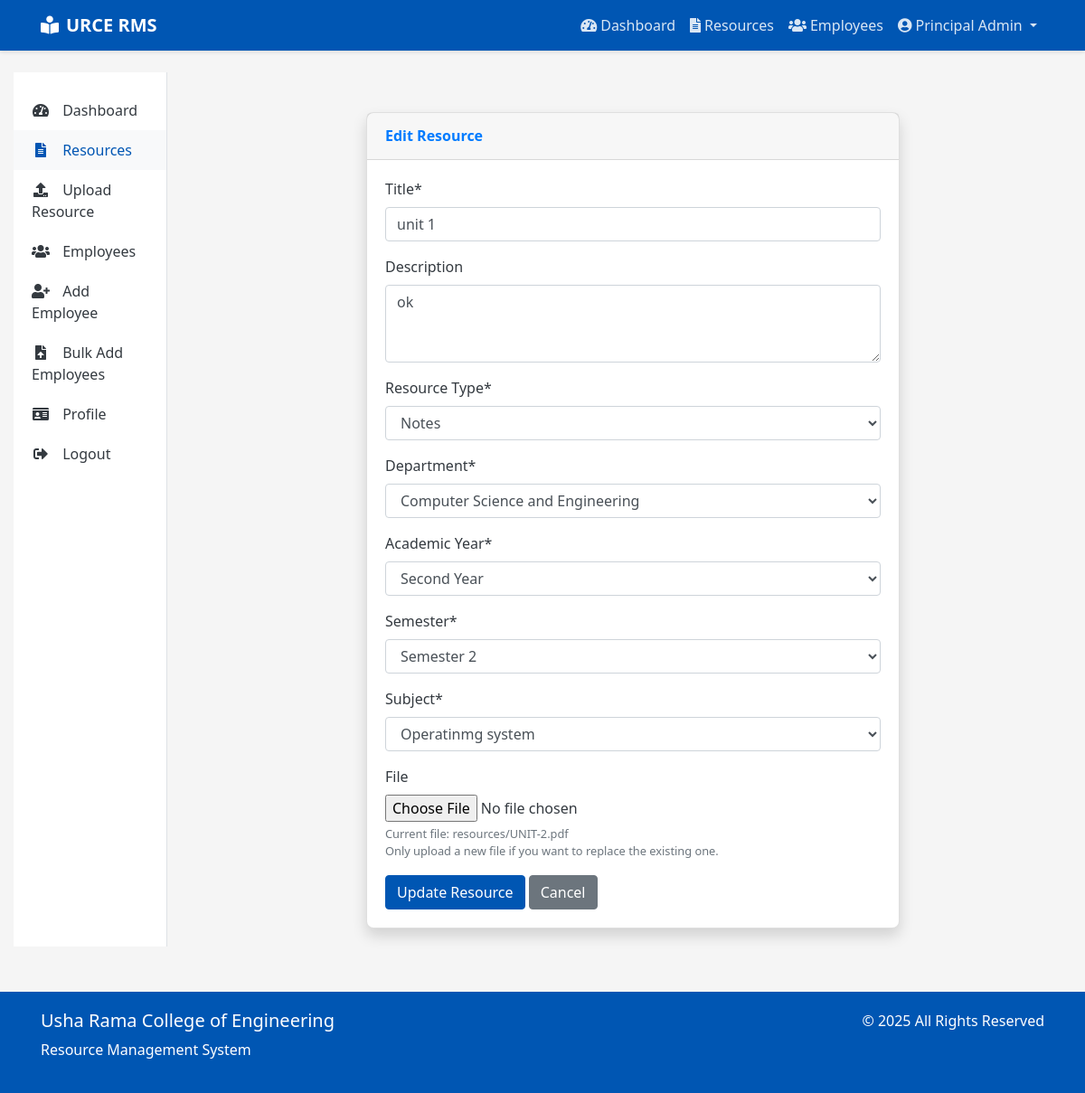
The app's page /resources/1/edit/ (signed in) with its own data.
### accounts/models.py (models this page shows, shortened)
class User(AbstractUser):
    ROLE_CHOICES = (
        ('STUDENT', 'Student'),
        ('FACULTY', 'Faculty'),
        ('HOD', 'Head of Department'),
        ('PRINCIPAL', 'Principal'),
        ('NON_TEACHING', 'Non-Teaching Staff'),
    )
    username = None
    email = models.EmailField(_('email address'), unique=True)
    id_number = models.CharField(max_length=20, unique=True)
    phone_number = models.CharField(max_length=15, blank=True, null=True)
    department = models.ForeignKey(Department, on_delete=models.SET_NULL, null=True, blank=True)
    role = models.CharField(max_length=20, choices=ROLE_CHOICES, default='STUDENT')
    profile_picture = models.ImageField(upload_to='profile_pics/', blank=True, null=True)
    USERNAME_FIELD = 'email'
    REQUIRED_FIELDS = []
    objects = UserManager()
    @property
    def is_faculty(self):
        return self.role == 'FACULTY'
    @property
    def is_hod(self):
        return self.role == 'HOD'
    @property
    def is_principal(self):
        return self.role == 'PRINCIPAL'

### resources/models.py (models this page shows, shortened)
class Resource(models.Model):
    title = models.CharField(max_length=200)
    description = models.TextField(blank=True, null=True)
    file = models.FileField(upload_to='resources/')
    resource_type = models.ForeignKey(ResourceType, on_delete=models.CASCADE, related_name='resources')
    subject = models.ForeignKey(Subject, on_delete=models.CASCADE, related_name='resources')
    uploaded_by = models.ForeignKey(settings.AUTH_USER_MODEL, on_delete=models.CASCADE, related_name='uploaded_resources')
    is_approved = models.BooleanField(default=False)
    created_at = models.DateTimeField(auto_now_add=True)
    updated_at = models.DateTimeField(auto_now=True)
    class Meta:
        ordering = ['-created_at']

class ResourceType(models.Model):
    name = models.CharField(max_length=50)

class Subject(models.Model):
    name = models.CharField(max_length=100)
    code = models.CharField(max_length=20, unique=True)
    department = models.ForeignKey(Department, on_delete=models.CASCADE, related_name='subjects')
    academic_year = models.ForeignKey(AcademicYear, on_delete=models.CASCADE, related_name='subjects')
    semester = models.ForeignKey(Semester, on_delete=models.CASCADE, related_name='subjects')
    description = models.TextField(blank=True, null=True)
    created_at = models.DateTimeField(auto_now_add=True)
    updated_at = models.DateTimeField(auto_now=True)
    class Meta:
        unique_together = ('code', 'department', 'academic_year', 'semester')

### resources/views.py (the view, shortened to what this page needs)
# urls.py: path('<int:resource_id>/edit/', views.edit_resource, name='edit_resource'),
@login_required
def edit_resource(request, resource_id):
    try:
        resource = Resource.objects.select_related('subject', 'resource_type').get(pk=resource_id)
        if not (request.user.is_principal or request.user.is_hod or resource.uploaded_by == request.user):
            messages.error(request, 'You do not have permission to edit this resource.')
            return redirect('resource_list')
        academic_years = AcademicYear.objects.filter(is_active=True)
        semesters = Semester.objects.filter(is_active=True)
        resource_types = ResourceType.objects.all()
        if request.user.is_principal:
            departments = Department.objects.all()
        elif request.user.is_hod:
            departments = [request.user.department]
        else:
            departments = [request.user.department]
        context = {
            'title': 'Edit Resource',
            'resource': resource,
            'departments': departments,
            'academic_years': academic_years,
            'semesters': semesters,
            'resource_types': resource_types,
            'current_department': resource.subject.department.code if resource.subject else None,
            'current_year': resource.subject.academic_year.name if resource.subject else None,
            'current_semester': resource.subject.semester.name if resource.subject else None,
        }
        return render(request, 'resources/edit_resource.html', context)
    except Resource.DoesNotExist:
        messages.error(request, 'Resource not found.')
        return redirect('resource_list')

### templates/resources/edit_resource.html (shortened to what this page needs)
{% extends 'base.html' %}
{% block content %}
<div class="container mt-4">
    <div class="row">
        <div class="col-lg-8 mx-auto">
            <div class="card shadow">
                <div class="card-header py-3">
                    <h6 class="m-0 font-weight-bold text-primary">Edit Resource</h6>
                </div>
                <div class="card-body">
                    <form method="post" enctype="multipart/form-data">
                        <div class="form-group">
                            <label for="title">Title*</label>
                            <input type="text" class="form-control" id="title" name="title" value="{{ resource.title }}" required>
                        </div>
                        <div class="form-group">
                            <label for="description">Description</label>
                            <textarea class="form-control" id="description" name="description" rows="3">{{ resource.description }}</textarea>
                        </div>
                        <div class="form-group">
                            <label for="resource_type">Resource Type*</label>
                            <select class="form-control" id="resource_type" name="resource_type" required>
                                {% for type in resource_types %}
                                <option value="{{ type.id }}" {% if type.id == resource.resource_type.id %}selected{% endif %}>
                                    {{ type.name }}
                                </option>
                                {% endfor %}
                            </select>
                        </div>
                        <div class="form-group">
                            <label for="department">Department*</label>
                            <select class="form-control" id="department" required>
                                {% for dept in departments %}
                                <option value="{{ dept.code }}" {% if dept.code == current_department %}selected{% endif %}>
                                    {{ dept.name }}
                                </option>
                                {% endfor %}
                            </select>
                        </div>
                        <div class="form-group">
                            <label for="academic_year">Academic Year*</label>
                            <select class="form-control" id="academic_year" required>
                                {% for year in academic_years %}
                                <option value="{{ year.name }}" {% if year.name == current_year %}selected{% endif %}>
                                    {{ year.get_name_display }}
                                </option>
                                {% endfor %}
                            </select>
                        </div>
                        <div class="form-group">
                            <label for="semester">Semester*</label>
                            <select class="form-control" id="semester" required>
                                {% for sem in semesters %}
                                <option value="{{ sem.name }}" {% if sem.name == current_semester %}selected{% endif %}>
                                    {{ sem.get_name_display }}
                                </option>
                                {% endfor %}
                            </select>
                        </div>
                        <div class="form-group">
                            <label for="subject">Subject*</label>
                            <select class="form-control" id="subject" name="subject" required>
                                <option value="{{ resource.subject.id }}">{{ resource.subject.name }}</option>
                            </select>
                        </div>
                        <div class="form-group">
                            <label for="file">File</label>
                            <input type="file" class="form-control-file" id="file" name="file">
                            <small class="form-text text-muted">
                                Current file: {{ resource.file.name|default:"No file uploaded" }}<br>
                                Only upload a new file if you want to replace the existing one.
                            </small>
                        </div>
                        <button type="submit" class="btn btn-primary">Update Resource</button>
                        <a href="{% url 'resource_list' %}" class="btn btn-secondary">Cancel</a>
                    </form>
                </div>
            </div>
        </div>
    </div>
</div>
{% endblock %}

### templates/base.html (shortened to what this page needs)
<!DOCTYPE html>
<html lang="en">
<head>
    <link rel="stylesheet" href="https://cdn.jsdelivr.net/npm/bootstrap@4.6.0/dist/css/bootstrap.min.css">
    <link rel="stylesheet" href="https://cdnjs.cloudflare.com/ajax/libs/font-awesome/5.15.3/css/all.min.css">
</head>
<body>
    <nav class="navbar navbar-expand-lg navbar-dark">
        <div class="container">
            <a class="navbar-brand" href="{% url 'home' %}">
                <i class="fas fa-book-reader mr-2"></i>URCE RMS
            </a>
            <div class="collapse navbar-collapse" id="navbarNav">
                <ul class="navbar-nav ml-auto">
                    {% if user.is_authenticated %}
                        <li class="nav-item">
                            <a class="nav-link" href="{% url 'dashboard' %}">
                                <i class="fas fa-tachometer-alt mr-1"></i>Dashboard
                            </a>
                        </li>
                        <li class="nav-item">
                            <a class="nav-link" href="{% url 'resource_list' %}">
                                <i class="fas fa-file-alt mr-1"></i>Resources
                            </a>
                        </li>
                        {% if user.is_principal or user.is_hod %}
                        <li class="nav-item">
                            <a class="nav-link" href="{% url 'employee_list' %}">
                                <i class="fas fa-users mr-1"></i>Employees
                            </a>
                        </li>
                        {% endif %}
                        <li class="nav-item dropdown">
                            <a class="nav-link dropdown-toggle" href="#" id="userDropdown" role="button" data-toggle="dropdown" aria-haspopup="true" aria-expanded="false">
                                <i class="fas fa-user-circle mr-1"></i>{{ user.get_full_name|default:user.email }}
                            </a>
                        </li>
                    {% endif %}
                </ul>
            </div>
        </div>
    </nav>
    <div class="container-fluid mt-4">
        <div class="row">
            {% if user.is_authenticated and not hide_sidebar %}
                <div class="col-md-3 col-lg-2 d-none d-md-block">
                    <div class="sidebar">
                        <a href="{% url 'dashboard' %}" class="sidebar-link {% if request.path == '/dashboard/' %}active{% endif %}">
                            <i class="fas fa-tachometer-alt"></i> Dashboard
                        </a>
                        <a href="{% url 'resource_list' %}" class="sidebar-link {% if '/resources/' in request.path %}active{% endif %}">
                            <i class="fas fa-file-alt"></i> Resources
                        </a>
                        {% if user.is_faculty or user.is_hod or user.is_principal %}
                        <a href="{% url 'upload_resource' %}" class="sidebar-link {% if request.path == '/resources/upload/' %}active{% endif %}">
                            <i class="fas fa-upload"></i> Upload Resource
                        </a>
                        {% endif %}
                        {% if user.is_principal or user.is_hod %}
                        <a href="{% url 'employee_list' %}" class="sidebar-link {% if '/accounts/employees/' in request.path %}active{% endif %}">
                            <i class="fas fa-users"></i> Employees
                        </a>
                        {% endif %}
                        {% if user.is_principal %}
                        <a href="{% url 'add_faculty' %}" class="sidebar-link {% if request.path == '/accounts/employees/add/' %}active{% endif %}">
                            <i class="fas fa-user-plus"></i> Add Employee
                        </a>
                        <a href="{% url 'bulk_add_employees' %}" class="sidebar-link {% if request.path == '/accounts/employees/bulk-add/' %}active{% endif %}">
                            <i class="fas fa-file-upload"></i> Bulk Add Employees
                        </a>
                        {% endif %}
                        <a href="{% url 'profile' %}" class="sidebar-link {% if request.path == '/accounts/profile/' %}active{% endif %}">
                            <i class="fas fa-id-card"></i> Profile
                        </a>
                        <a href="{% url 'logout' %}" class="sidebar-link">
                            <i class="fas fa-sign-out-alt"></i> Logout
                        </a>
                    </div>
                </div>
                <div class="col-md-9 col-lg-10">
            {% else %}
                <div class="col-12">
            {% endif %}
                <div class="content">
                    {% block content %}{% endblock %}
                </div>
            </div>
        </div>
    </div>
    <footer class="footer">
        <div class="container">
            <div class="row">
                <div class="col-md-6">
                    <h5>Usha Rama College of Engineering</h5>
                    <p>Resource Management System</p>
                </div>
                <div class="col-md-6 text-md-right">
                    <p>&copy; {% now "Y" %} All Rights Reserved</p>
                </div>
            </div>
        </div>
    </footer>
</body>
</html>

### templates/base.html (style rules this page uses)
:root { --primary-color: #0056b3; --secondary-color: #28a745; --accent-color: #ffc107; --text-color: #343a40; --light-bg: #f8f9fa; }
body { font-family: 'Segoe UI', Tahoma, Geneva, Verdana, sans-serif; color: var(--text-color); background-color: #f5f5f5; }
.navbar { background-color: var(--primary-color); box-shadow: 0 2px 4px rgba(0, 0, 0, 0.1); }
.navbar-brand { font-weight: bold; color: white !important; }
.nav-link { color: rgba(255, 255, 255, 0.85) !important; transition: color 0.3s; }
.btn-primary { background-color: var(--primary-color); border-color: var(--primary-color); }
.card { border-radius: 8px; box-shadow: 0 4px 6px rgba(0, 0, 0, 0.1); transition: transform 0.3s, box-shadow 0.3s; }
.footer { background-color: var(--primary-color); color: white; padding: 20px 0; margin-top: 50px; }
.sidebar { background-color: white; border-right: 1px solid #dee2e6; height: 100%; min-height: calc(100vh - 56px); padding: 20px 0; }
.sidebar-link { display: block; padding: 10px 20px; color: var(--text-color); transition: background-color 0.3s, color 0.3s; text-decoration: none; }
.sidebar-link:hover, .sidebar-link.active { background-color: var(--light-bg); color: var(--primary-color); text-decoration: none; }
.sidebar-link i { margin-right: 10px; width: 20px; text-align: center; }
.content { padding: 20px; }
.fade-in { animation: fadeIn 0.5s ease-in; }

### records on screen
User: get_full_name "Principal Admin"
Resource: title "unit 1", description "ok", resource_type "Notes", subject "Operatinmg system", file.name "resources/UNIT-2.pdf"

### other values on screen
form field value "Computer Science and Engineering"
form field value "Second Year"
form field value "Semester 2"
